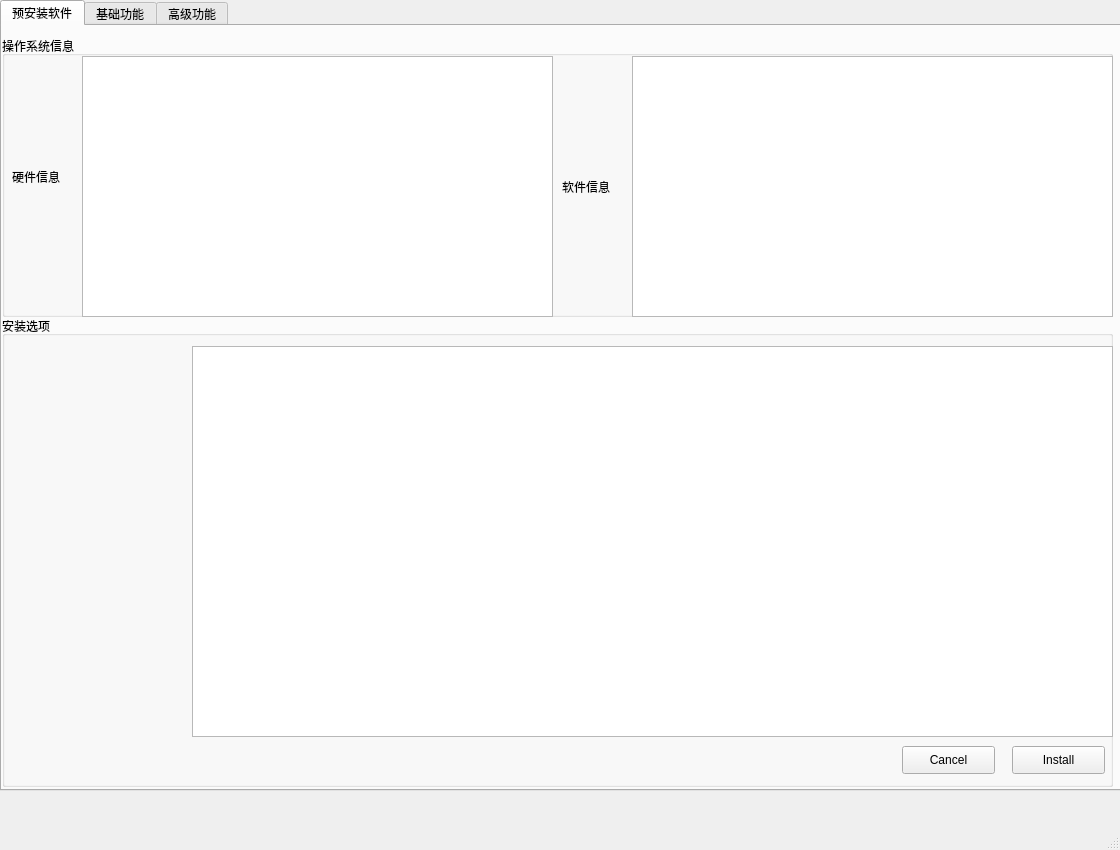
<?xml version="1.0" encoding="UTF-8"?>
<ui version="4.0">
 <class>MainWindow</class>
 <widget class="QMainWindow" name="MainWindow">
  <property name="geometry">
   <rect>
    <x>0</x>
    <y>0</y>
    <width>1120</width>
    <height>850</height>
   </rect>
  </property>
  <property name="windowTitle">
   <string>Centralink_Function_Install</string>
  </property>
  <widget class="QWidget" name="centralwidget">
   <widget class="QTabWidget" name="tabWidget">
    <property name="geometry">
     <rect>
      <x>0</x>
      <y>0</y>
      <width>1121</width>
      <height>791</height>
     </rect>
    </property>
    <property name="currentIndex">
     <number>0</number>
    </property>
    <widget class="QWidget" name="tab">
     <attribute name="title">
      <string>预安装软件</string>
     </attribute>
     <widget class="QGroupBox" name="groupBox">
      <property name="geometry">
       <rect>
        <x>0</x>
        <y>10</y>
        <width>1111</width>
        <height>281</height>
       </rect>
      </property>
      <property name="title">
       <string>操作系统信息</string>
      </property>
      <property name="flat">
       <bool>true</bool>
      </property>
      <widget class="QTextBrowser" name="HardWare_info">
       <property name="geometry">
        <rect>
         <x>80</x>
         <y>20</y>
         <width>471</width>
         <height>261</height>
        </rect>
       </property>
      </widget>
      <widget class="QLabel" name="label">
       <property name="geometry">
        <rect>
         <x>560</x>
         <y>30</y>
         <width>72</width>
         <height>241</height>
        </rect>
       </property>
       <property name="text">
        <string>软件信息</string>
       </property>
      </widget>
      <widget class="QTextBrowser" name="SoftWare_info">
       <property name="geometry">
        <rect>
         <x>630</x>
         <y>20</y>
         <width>481</width>
         <height>261</height>
        </rect>
       </property>
      </widget>
      <widget class="QLabel" name="label_2">
       <property name="geometry">
        <rect>
         <x>10</x>
         <y>20</y>
         <width>72</width>
         <height>241</height>
        </rect>
       </property>
       <property name="text">
        <string>硬件信息</string>
       </property>
      </widget>
     </widget>
     <widget class="QGroupBox" name="groupBox_2">
      <property name="geometry">
       <rect>
        <x>0</x>
        <y>290</y>
        <width>1111</width>
        <height>471</height>
       </rect>
      </property>
      <property name="styleSheet">
       <string notr="true"/>
      </property>
      <property name="title">
       <string>安装选项</string>
      </property>
      <property name="flat">
       <bool>true</bool>
      </property>
      <property name="checkable">
       <bool>false</bool>
      </property>
      <widget class="QPushButton" name="install">
       <property name="geometry">
        <rect>
         <x>1010</x>
         <y>430</y>
         <width>93</width>
         <height>28</height>
        </rect>
       </property>
       <property name="text">
        <string>Install</string>
       </property>
      </widget>
      <widget class="QPushButton" name="Cancel">
       <property name="geometry">
        <rect>
         <x>900</x>
         <y>430</y>
         <width>93</width>
         <height>28</height>
        </rect>
       </property>
       <property name="text">
        <string>Cancel</string>
       </property>
      </widget>
      <widget class="QWidget" name="layoutWidget">
       <property name="geometry">
        <rect>
         <x>10</x>
         <y>30</y>
         <width>151</width>
         <height>391</height>
        </rect>
       </property>
       <layout class="QVBoxLayout" name="verticalLayout"/>
      </widget>
      <widget class="QTextBrowser" name="pre_install_log">
       <property name="geometry">
        <rect>
         <x>190</x>
         <y>30</y>
         <width>921</width>
         <height>391</height>
        </rect>
       </property>
      </widget>
     </widget>
    </widget>
    <widget class="QWidget" name="tab_2">
     <attribute name="title">
      <string>基础功能</string>
     </attribute>
     <widget class="QGroupBox" name="groupBox_3">
      <property name="geometry">
       <rect>
        <x>0</x>
        <y>0</y>
        <width>1111</width>
        <height>361</height>
       </rect>
      </property>
      <property name="title">
       <string>Centralink信息显示</string>
      </property>
      <property name="flat">
       <bool>true</bool>
      </property>
      <widget class="QTextBrowser" name="V_info">
       <property name="geometry">
        <rect>
         <x>130</x>
         <y>20</y>
         <width>431</width>
         <height>331</height>
        </rect>
       </property>
      </widget>
      <widget class="QLabel" name="label_3">
       <property name="geometry">
        <rect>
         <x>30</x>
         <y>20</y>
         <width>72</width>
         <height>321</height>
        </rect>
       </property>
       <property name="text">
        <string>版本信息</string>
       </property>
      </widget>
      <widget class="QTextBrowser" name="Function_Base_info">
       <property name="geometry">
        <rect>
         <x>720</x>
         <y>10</y>
         <width>381</width>
         <height>341</height>
        </rect>
       </property>
      </widget>
      <widget class="QLabel" name="label_4">
       <property name="geometry">
        <rect>
         <x>610</x>
         <y>20</y>
         <width>91</width>
         <height>321</height>
        </rect>
       </property>
       <property name="text">
        <string>已经部署功能显示</string>
       </property>
      </widget>
     </widget>
     <widget class="QGroupBox" name="groupBox_4">
      <property name="geometry">
       <rect>
        <x>0</x>
        <y>360</y>
        <width>1111</width>
        <height>401</height>
       </rect>
      </property>
      <property name="title">
       <string>功能选项</string>
      </property>
      <property name="flat">
       <bool>true</bool>
      </property>
      <widget class="QPushButton" name="Page2_Button_Close">
       <property name="geometry">
        <rect>
         <x>870</x>
         <y>370</y>
         <width>93</width>
         <height>28</height>
        </rect>
       </property>
       <property name="text">
        <string>退出</string>
       </property>
      </widget>
      <widget class="QPushButton" name="Page2_Button_install">
       <property name="geometry">
        <rect>
         <x>990</x>
         <y>370</y>
         <width>93</width>
         <height>28</height>
        </rect>
       </property>
       <property name="text">
        <string>执行</string>
       </property>
      </widget>
      <widget class="QWidget" name="layoutWidget">
       <property name="geometry">
        <rect>
         <x>10</x>
         <y>30</y>
         <width>151</width>
         <height>331</height>
        </rect>
       </property>
       <layout class="QVBoxLayout" name="verticalLayout_2"/>
      </widget>
      <widget class="QTextBrowser" name="Page2_Text">
       <property name="geometry">
        <rect>
         <x>160</x>
         <y>30</y>
         <width>951</width>
         <height>331</height>
        </rect>
       </property>
      </widget>
     </widget>
    </widget>
    <widget class="QWidget" name="tab_3">
     <attribute name="title">
      <string>高级功能</string>
     </attribute>
     <widget class="QGroupBox" name="groupBox_5">
      <property name="geometry">
       <rect>
        <x>0</x>
        <y>0</y>
        <width>1111</width>
        <height>311</height>
       </rect>
      </property>
      <property name="title">
       <string>功能显示</string>
      </property>
      <property name="flat">
       <bool>true</bool>
      </property>
      <widget class="QTextBrowser" name="Function_A_info">
       <property name="geometry">
        <rect>
         <x>0</x>
         <y>20</y>
         <width>1101</width>
         <height>271</height>
        </rect>
       </property>
      </widget>
     </widget>
     <widget class="QGroupBox" name="groupBox_6">
      <property name="geometry">
       <rect>
        <x>10</x>
        <y>300</y>
        <width>1091</width>
        <height>451</height>
       </rect>
      </property>
      <property name="title">
       <string>功能安装</string>
      </property>
      <property name="flat">
       <bool>true</bool>
      </property>
      <widget class="QWidget" name="verticalLayoutWidget">
       <property name="geometry">
        <rect>
         <x>0</x>
         <y>20</y>
         <width>141</width>
         <height>371</height>
        </rect>
       </property>
       <layout class="QVBoxLayout" name="verticalLayout_3"/>
      </widget>
      <widget class="QPushButton" name="Page3_Button_Close">
       <property name="geometry">
        <rect>
         <x>890</x>
         <y>410</y>
         <width>93</width>
         <height>28</height>
        </rect>
       </property>
       <property name="text">
        <string>退出</string>
       </property>
      </widget>
      <widget class="QPushButton" name="Page3_Button_install">
       <property name="geometry">
        <rect>
         <x>1000</x>
         <y>410</y>
         <width>93</width>
         <height>28</height>
        </rect>
       </property>
       <property name="text">
        <string>执行</string>
       </property>
      </widget>
      <widget class="QTextBrowser" name="Page3_text">
       <property name="geometry">
        <rect>
         <x>140</x>
         <y>20</y>
         <width>951</width>
         <height>371</height>
        </rect>
       </property>
      </widget>
     </widget>
    </widget>
   </widget>
  </widget>
  <widget class="QMenuBar" name="menubar">
   <property name="geometry">
    <rect>
     <x>0</x>
     <y>0</y>
     <width>1120</width>
     <height>26</height>
    </rect>
   </property>
  </widget>
  <widget class="QStatusBar" name="statusbar"/>
 </widget>
 <resources/>
 <connections>
  <connection>
   <sender>Cancel</sender>
   <signal>clicked()</signal>
   <receiver>MainWindow</receiver>
   <slot>close()</slot>
   <hints>
    <hint type="sourcelabel">
     <x>948</x>
     <y>783</y>
    </hint>
    <hint type="destinationlabel">
     <x>559</x>
     <y>424</y>
    </hint>
   </hints>
  </connection>
 </connections>
</ui>
